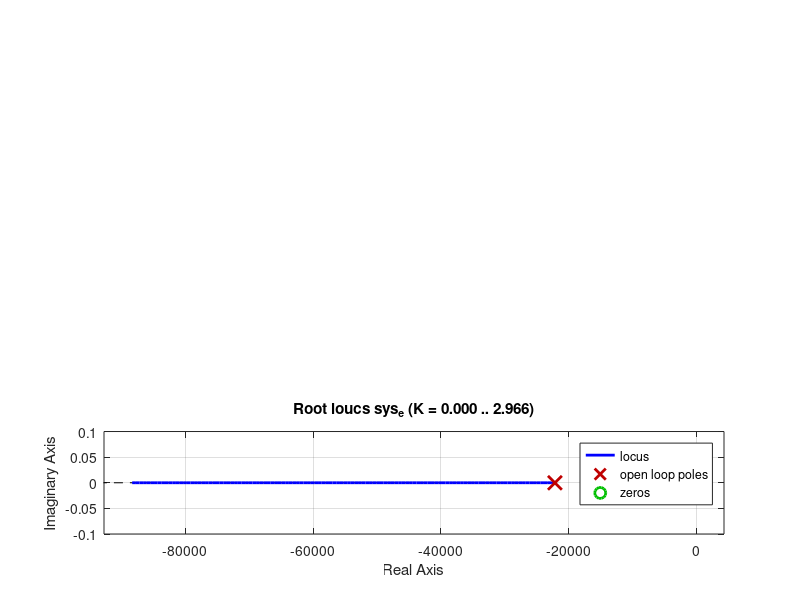
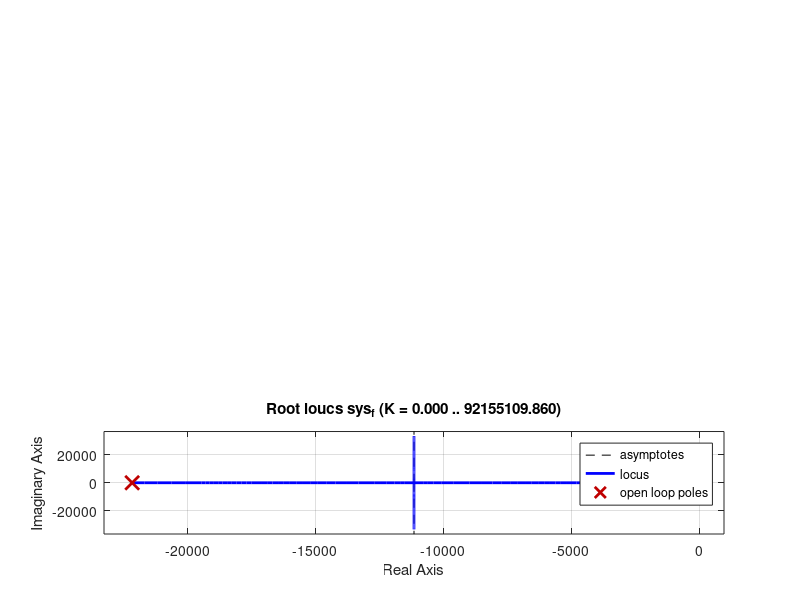
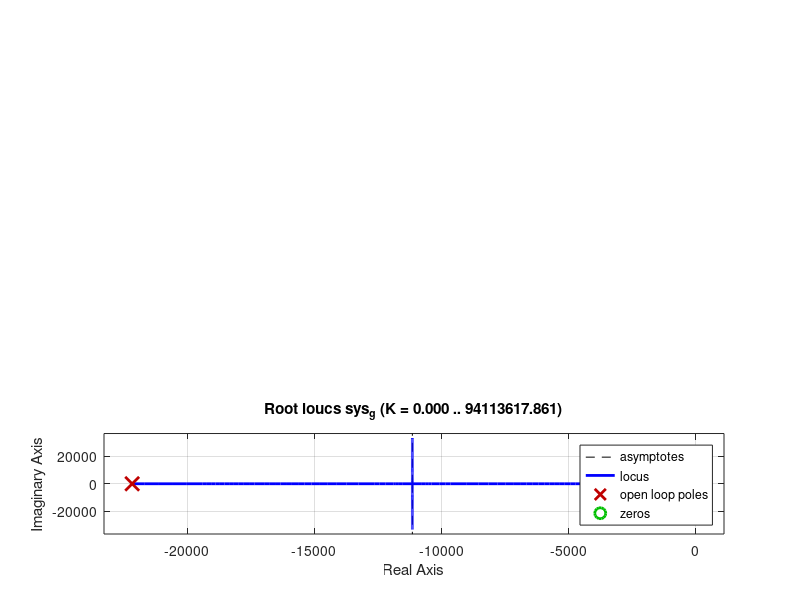

MATLAB code for these plots, in order:
% Yeet this is gonna be mi proyecto
% anotha test

b = 0.028;
r = 0.45;
k = 0.067;
j = 0.0113;
kp = 217612;
kd = 1692;
ki = 100;


%% Part e
sys_e = tf([(k/r)*kd k/r*kp],[j (b+(k^2)/r+k/r*kd) k/r*kp]);

figure
subplot(3,1,1)
impulse(sys_e)
subplot(3,1,2)
step(sys_e)
subplot(3,1,3)
rlocus(sys_e)

%% Part f

sys_f = tf([k/r],[j (b+(k^2)/r+k/r*kd) k/r*kp]);

figure
subplot(3,1,1)
impulse(sys_f)
subplot(3,1,2)
step(sys_f)
subplot(3,1,3)
rlocus(sys_f)

%% Part g

sys_g = tf([k/r 0], [j (b+(k^2)/r+k/r*kd) k/r*kp k/r*ki]);

figure
subplot(3,1,1)
impulse(sys_g)
subplot(3,1,2)
step(sys_g)
subplot(3,1,3)
rlocus(sys_g)